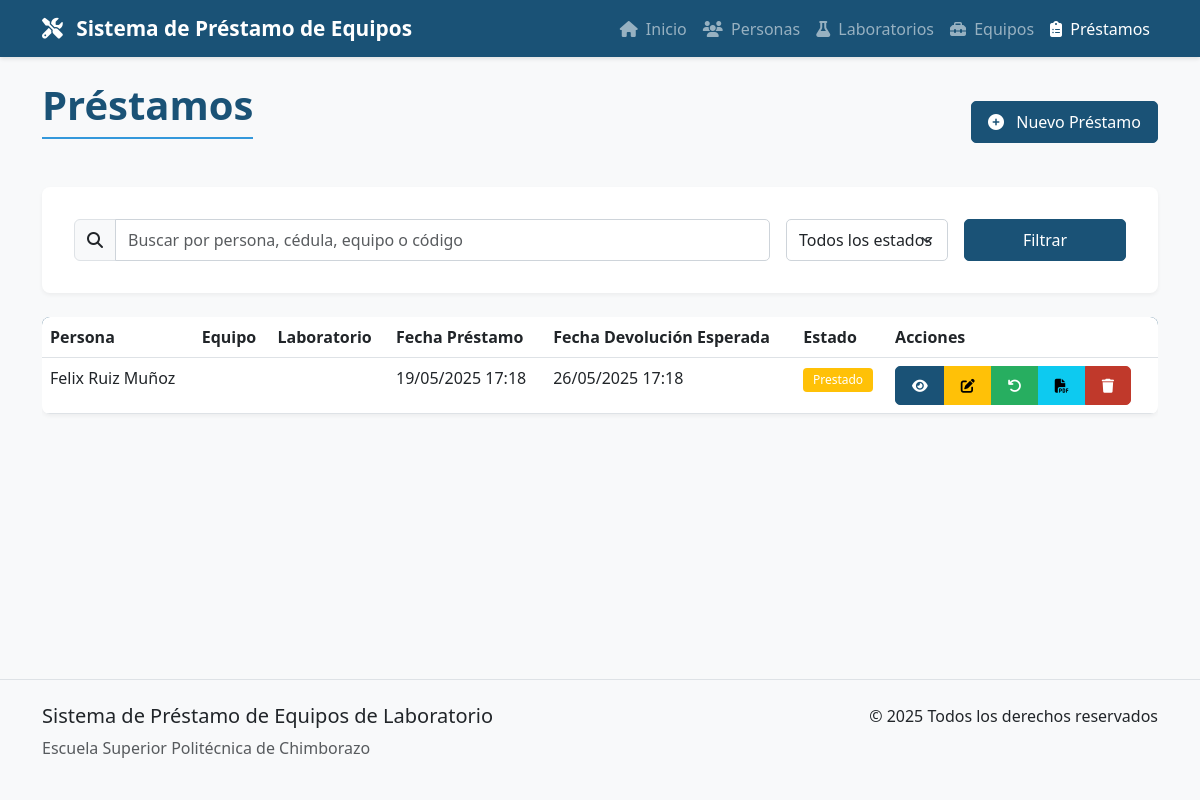
The page /prestamos/ on the database its author committed.
### prestamos/models.py (models this page shows, shortened)
class Prestamo(models.Model):
    ESTADO_CHOICES = [
        ('PRESTADO', 'Prestado'),
        ('DEVUELTO', 'Devuelto'),
        ('DEVUELTO_PARCIAL', 'Devuelto Parcialmente'),
        ('RETRASADO', 'Retrasado'),
    ]
    persona = models.ForeignKey(Persona, on_delete=models.CASCADE, related_name="prestamos", verbose_name="Persona")
    fecha_prestamo = models.DateTimeField(auto_now_add=True, verbose_name="Fecha de Préstamo")
    fecha_devolucion_esperada = models.DateTimeField(verbose_name="Fecha de Devolución Esperada")
    estado = models.CharField(max_length=20, choices=ESTADO_CHOICES, default='PRESTADO', verbose_name="Estado")
    observaciones = models.TextField(blank=True, null=True, verbose_name="Observaciones")
    equipo = models.ForeignKey(Equipo, on_delete=models.CASCADE, related_name="prestamos_antiguos",
                              verbose_name="Equipo (Deprecado)", null=True, blank=True)
    fecha_devolucion_real = models.DateTimeField(blank=True, null=True, verbose_name="Fecha de Devolución Real")
    class Meta:
        verbose_name = "Préstamo"
        verbose_name_plural = "Préstamos"
        ordering = ['-fecha_prestamo']

class Persona(models.Model):
    CARRERA_CHOICES = [
        ('INDUSTRIAL', 'Ingeniería Industrial'),
        ('MECANICA', 'Ingeniería Mecánica'),
        ('MANTENIMIENTO', 'Ingeniería en Mantenimiento Industrial'),
        ('AUTOMOTRIZ', 'Ingeniería Automotriz'),
        ('PROFESOR', 'Profesor'),
    ]
    nombre = models.CharField(max_length=100, verbose_name="Nombre Completo")
    cedula = models.CharField(max_length=15, unique=True, verbose_name="Número de Cédula")
    codigo_institucional = models.CharField(max_length=20, blank=True, null=True, verbose_name="Código Institucional")
    carrera = models.CharField(max_length=20, choices=CARRERA_CHOICES, verbose_name="Carrera")
    fecha_registro = models.DateTimeField(auto_now_add=True, verbose_name="Fecha de Registro")
    class Meta:
        verbose_name = "Persona"
        verbose_name_plural = "Personas"
        ordering = ['nombre']

### prestamos/views.py (the view, shortened to what this page needs)
# urls.py: path('prestamos/', views.PrestamoListView.as_view(), name='prestamo_list'),
class PrestamoListView(ListView):
    model = Prestamo
    template_name = 'prestamos/prestamo_list.html'
    context_object_name = 'prestamos'
    paginate_by = 10
    def get_queryset(self):
        queryset = super().get_queryset()
        busqueda = self.request.GET.get('busqueda', '')
        estado = self.request.GET.get('estado', '')
        if estado:
            queryset = queryset.filter(estado=estado)
        return queryset.order_by('-fecha_prestamo')
    def get_context_data(self, **kwargs):
        context = super().get_context_data(**kwargs)
        context['busqueda'] = self.request.GET.get('busqueda', '')
        context['estado'] = self.request.GET.get('estado', '')
        context['estados'] = [
            ('PRESTADO', 'Prestado'),
            ('DEVUELTO', 'Devuelto'),
            ('RETRASADO', 'Retrasado')
        ]
        return context

### templates/prestamos/prestamo_list.html (shortened to what this page needs)
{% extends 'base.html' %}
{% load static %}
{% load crispy_forms_tags %}
{% block page_title %}Préstamos{% endblock %}
{% block page_actions %}
<a href="{% url 'prestamo_create' %}" class="btn btn-primary">
    <i class="fas fa-plus-circle me-2"></i> Nuevo Préstamo
</a>
{% endblock %}
{% block content %}
<div class="card search-container mb-4">
    <div class="card-body">
        <form method="get" class="row g-3">
            <div class="col-md-8">
                <div class="input-group">
                    <span class="input-group-text"><i class="fas fa-search"></i></span>
                    <input type="text" name="busqueda" class="form-control" placeholder="Buscar por persona, cédula, equipo o código" value="{{ busqueda }}">
                </div>
            </div>
            <div class="col-md-2">
                <select name="estado" class="form-select">
                    <option value="">Todos los estados</option>
                </select>
            </div>
            <div class="col-md-2">
                <button type="submit" class="btn btn-primary w-100">Filtrar</button>
            </div>
        </form>
    </div>
</div>
{% if prestamos %}
<div class="table-responsive">
    <table class="table table-hover">
        <thead>
            <tr>
                <th>Persona</th>
                <th>Equipo</th>
                <th>Laboratorio</th>
                <th>Fecha Préstamo</th>
                <th>Fecha Devolución Esperada</th>
                <th>Estado</th>
                <th>Acciones</th>
            </tr>
        </thead>
        <tbody>
            {% for prestamo in prestamos %}
            <tr>
                <td>{{ prestamo.persona.nombre }}</td>
                <td>{{ prestamo.equipo.nombre }}</td>
                <td>{{ prestamo.equipo.laboratorio.nombre }}</td>
                <td>{{ prestamo.fecha_prestamo|date:"d/m/Y H:i" }}</td>
                <td>{{ prestamo.fecha_devolucion_esperada|date:"d/m/Y H:i" }}</td>
                <td>
                    {% if prestamo.estado == 'PRESTADO' %}
                    <span class="badge bg-warning">Prestado</span>
                    {% elif prestamo.estado == 'DEVUELTO' %}
                    <span class="badge bg-success">Devuelto</span>
                    {% else %}
                    <span class="badge bg-danger">Retrasado</span>
                    {% endif %}
                </td>
                <td>
                    <div class="btn-group" role="group">
                        <a href="{% url 'prestamo_detail' prestamo.id %}" class="btn btn-sm btn-primary" title="Ver detalles">
                            <i class="fas fa-eye"></i>
                        </a>
                        <a href="{% url 'prestamo_update' prestamo.id %}" class="btn btn-sm btn-warning" title="Editar">
                            <i class="fas fa-edit"></i>
                        </a>
                        {% if prestamo.estado == 'PRESTADO' %}
                        <a href="{% url 'devolver_prestamo' prestamo.id %}" class="btn btn-sm btn-success" title="Devolver">
                            <i class="fas fa-undo"></i>
                        </a>
                        {% endif %}
                        <a href="{% url 'generar_pdf_prestamo' prestamo.id %}" class="btn btn-sm btn-info" title="Ver PDF" target="_blank">
                            <i class="fas fa-file-pdf"></i>
                        </a>
                        <a href="{% url 'prestamo_delete' prestamo.id %}" class="btn btn-sm btn-danger" title="Eliminar">
                            <i class="fas fa-trash"></i>
                        </a>
                    </div>
                </td>
            </tr>
            {% endfor %}
        </tbody>
    </table>
</div>
{% else %}
<div class="alert alert-info">
    <i class="fas fa-info-circle me-2"></i> No se encontraron préstamos registrados.
</div>
{% endif %}
{% endblock %}

### static/css/main.css (style rules this page uses)
:root { --primary-color: #1a5276; --secondary-color: #2874a6; --accent-color: #3498db; --success-color: #27ae60; --warning-color: #f39c12; --danger-color: #c0392b; --light-color: #ecf0f1; --dark-color: #2c3e50; --gray-color: #95a5a6; }
body { font-family: 'Segoe UI', Tahoma, Geneva, Verdana, sans-serif; display: flex; flex-direction: column; min-height: 100vh; background-color: #f8f9fa; }
.card { border: none; border-radius: 10px; box-shadow: 0 4px 6px rgba(0, 0, 0, 0.1); transition: transform 0.3s ease, box-shadow 0.3s ease; margin-bottom: 1.5rem; }
.btn { border-radius: 5px; font-weight: 500; padding: 0.5rem 1rem; transition: all 0.3s ease; }
.btn-primary { background-color: var(--primary-color); border-color: var(--primary-color); }
.btn-success { background-color: var(--success-color); border-color: var(--success-color); }
.btn-danger { background-color: var(--danger-color); border-color: var(--danger-color); }
.table { box-shadow: 0 2px 4px rgba(0, 0, 0, 0.05); border-radius: 8px; overflow: hidden; }
.table thead { background-color: var(--primary-color); color: white; }
.form-control, .form-select { border-radius: 5px; border: 1px solid #ced4da; padding: 0.5rem 0.75rem; transition: border-color 0.3s ease, box-shadow 0.3s ease; }
.badge { font-weight: 500; padding: 0.5em 0.8em; border-radius: 4px; }
.search-container { background-color: white; border-radius: 8px; padding: 1rem; margin-bottom: 1.5rem; box-shadow: 0 2px 4px rgba(0, 0, 0, 0.05); }

### rows shown on the page
Prestamo: persona.nombre "Felix Ruiz Muñoz", fecha_prestamo "19/05/2025 17:18", fecha_devolucion_esperada "26/05/2025 17:18", estado "Prestado"
